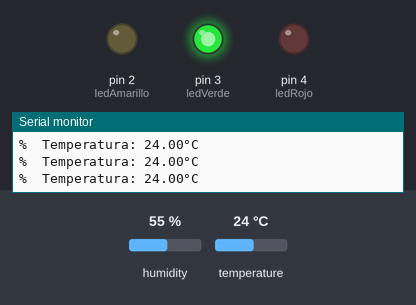
Recording of a sketch running on a simulated Arduino Uno, built with avr-gcc and run on an emulated ATmega328P. Parts: output pins drawn as LEDs (lit = HIGH), the last lines printed to the serial monitor. Inputs (shaded band) come from the test bench; at power-on: temperature 24 °C, humidity 55 %.

Above: at 2.8 s.
2.9 s: temperature set to 39.4 °C
5.6 s: temperature set to 40.8 °C
At 6.8 s:
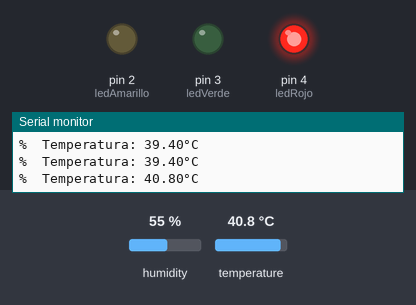
8.3 s: temperature set to 12 °C
At 11.2 s:
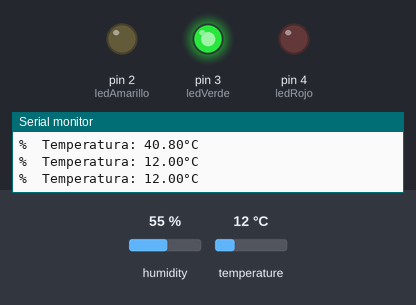
11.5 s: temperature set to 41 °C
At 13.3 s:
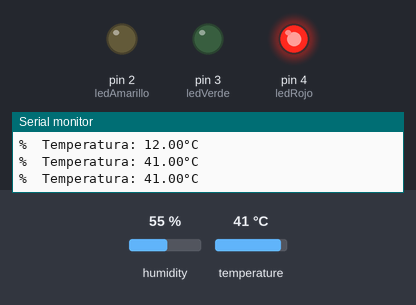
Timing chart, 0 to 14.8 s (numbered marks = the images above; inputs shaded):
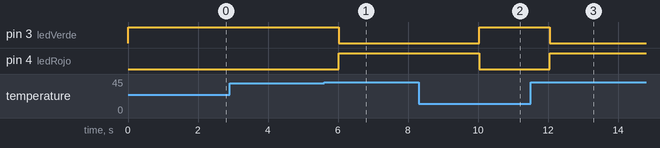

The sketch:

ej3.9.ino
```cpp
#include <DHT.h>

// Cambiar segun el pin digital al que este conectado el sensor y
// el modelo del propio sensor
DHT dht(6, DHT22);

#define ledAmarillo 2 // Pin digital para el LED amarillo
#define ledVerde 3 // Pin digital para el LED verde
#define ledRojo 4 // Pin digital para el LED rojo

void encenderLed(int pin)
{
  digitalWrite(ledAmarillo, LOW); // Apagar LED amarillo
  digitalWrite(ledVerde, LOW); // Apagar LED verde
  digitalWrite(ledRojo, LOW); // Apagar LED rojo
  digitalWrite(pin, HIGH); // Encender LED correspondiente al pin proporcionado
}

void setup()
{
  // Configuracion de los leds
  pinMode(ledAmarillo, OUTPUT);
  pinMode(ledVerde, OUTPUT);
  pinMode(ledRojo, OUTPUT);

  // Configuracion para visualizacion del puerto serie
  Serial.begin(9600);

  dht.begin();
}

void loop()
{
  // Leer temperatura del sensor
  float temperatura = dht.readTemperature();

  Serial.print(F("%  Temperatura: "));
  Serial.print(temperatura);
  Serial.println(F("°C "));

  if (temperatura < 0)
  {
    encenderLed(ledAmarillo); // Encender LED amarillo si la temperatura está por debajo de 0°C
  }
  else if (temperatura > 40)
  {
    encenderLed(ledRojo); // Encender LED rojo si la temperatura está por encima de 40°C
  }
  else
  {
    encenderLed(ledVerde); // Encender LED verde si la temperatura está entre 0°C y 40°C
  }

  delay(1000); // Esperar 1 segundo antes de tomar otra muestra
}
```

Measured:
- the behaviour switches between 40 and 40.1 °C on temperature (found by bisection; images 0 and 1)
- after the input at 5.6 s, pin 3 (ledVerde): HIGH → LOW after 0.43 s; pin 4 (ledRojo): LOW → HIGH after 0.43 s
- after the input at 8.3 s, pin 3 (ledVerde): LOW → HIGH after 1.7 s; pin 4 (ledRojo): HIGH → LOW after 1.7 s
- after the input at 11.5 s, pin 3 (ledVerde): HIGH → LOW after 0.55 s; pin 4 (ledRojo): LOW → HIGH after 0.55 s
